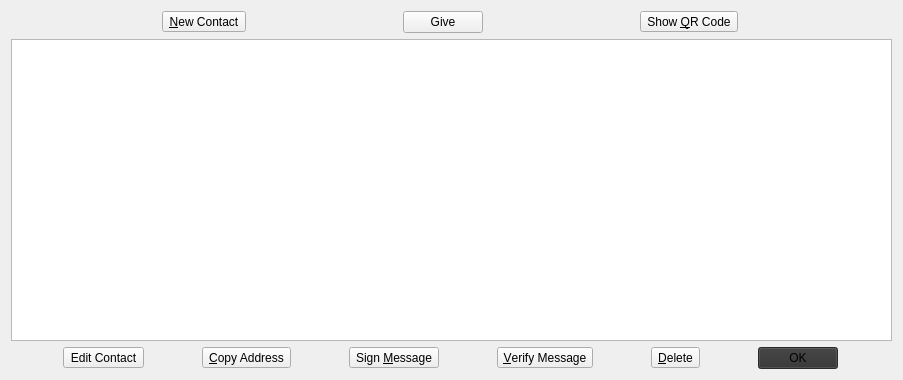
<?xml version="1.0" encoding="UTF-8"?>
<ui version="4.0">
 <class>ContactPage</class>
 <widget class="QWidget" name="ContactPage">
  <property name="geometry">
   <rect>
    <x>0</x>
    <y>0</y>
    <width>903</width>
    <height>380</height>
   </rect>
  </property>
  <property name="windowTitle">
   <string>Address Book</string>
  </property>
  <layout class="QVBoxLayout" name="verticalLayout">
   <item>
    <layout class="QHBoxLayout" name="horizontalLayout_2">
     <item>
      <widget class="QToolButton" name="newContactButton">
       <property name="toolTip">
        <string>Create a new address</string>
       </property>
       <property name="text">
        <string>&amp;New Contact</string>
       </property>
       <property name="icon">
        <iconset resource="../bitcoin.qrc">
         <normaloff>:/icons/add</normaloff>:/icons/add</iconset>
       </property>
       <property name="toolButtonStyle">
        <enum>Qt::ToolButtonTextOnly</enum>
       </property>
      </widget>
     </item>
     <item>
      <widget class="QPushButton" name="giveButton">
       <property name="sizePolicy">
        <sizepolicy hsizetype="Fixed" vsizetype="Fixed">
         <horstretch>0</horstretch>
         <verstretch>0</verstretch>
        </sizepolicy>
       </property>
       <property name="text">
        <string>Give</string>
       </property>
      </widget>
     </item>
     <item>
      <widget class="QToolButton" name="showQRCode">
       <property name="text">
        <string>Show &amp;QR Code</string>
       </property>
       <property name="icon">
        <iconset resource="../bitcoin.qrc">
         <normaloff>:/icons/qrcode</normaloff>:/icons/qrcode</iconset>
       </property>
       <property name="toolButtonStyle">
        <enum>Qt::ToolButtonTextOnly</enum>
       </property>
      </widget>
     </item>
    </layout>
   </item>
   <item>
    <widget class="QTableView" name="tableView">
     <property name="contextMenuPolicy">
      <enum>Qt::CustomContextMenu</enum>
     </property>
     <property name="toolTip">
      <string>RIght-click for options</string>
     </property>
     <property name="tabKeyNavigation">
      <bool>false</bool>
     </property>
     <property name="alternatingRowColors">
      <bool>true</bool>
     </property>
     <property name="selectionMode">
      <enum>QAbstractItemView::SingleSelection</enum>
     </property>
     <property name="selectionBehavior">
      <enum>QAbstractItemView::SelectRows</enum>
     </property>
     <property name="sortingEnabled">
      <bool>true</bool>
     </property>
     <attribute name="verticalHeaderVisible">
      <bool>false</bool>
     </attribute>
    </widget>
   </item>
   <item>
    <layout class="QHBoxLayout" name="horizontalLayout">
     <item>
      <widget class="QToolButton" name="editButton">
       <property name="text">
        <string>Edit Contact</string>
       </property>
      </widget>
     </item>
     <item>
      <widget class="QToolButton" name="copyToClipboard">
       <property name="toolTip">
        <string>Copy the currently selected address to the system clipboard</string>
       </property>
       <property name="text">
        <string>&amp;Copy Address</string>
       </property>
       <property name="icon">
        <iconset resource="../bitcoin.qrc">
         <normaloff>:/icons/editcopy</normaloff>:/icons/editcopy</iconset>
       </property>
       <property name="toolButtonStyle">
        <enum>Qt::ToolButtonTextOnly</enum>
       </property>
      </widget>
     </item>
     <item>
      <widget class="QToolButton" name="signMessage">
       <property name="minimumSize">
        <size>
         <width>0</width>
         <height>0</height>
        </size>
       </property>
       <property name="toolTip">
        <string>Sign a message to prove you own a 2GiveCoin address</string>
       </property>
       <property name="text">
        <string>Sign &amp;Message</string>
       </property>
       <property name="icon">
        <iconset resource="../bitcoin.qrc">
         <normaloff>:/icons/edit</normaloff>:/icons/edit</iconset>
       </property>
       <property name="toolButtonStyle">
        <enum>Qt::ToolButtonTextOnly</enum>
       </property>
      </widget>
     </item>
     <item>
      <widget class="QToolButton" name="verifyMessage">
       <property name="toolTip">
        <string>Verify a message to ensure it was signed with a specified 2GiveCoin address</string>
       </property>
       <property name="text">
        <string>&amp;Verify Message</string>
       </property>
       <property name="icon">
        <iconset resource="../bitcoin.qrc">
         <normaloff>:/icons/transaction_0</normaloff>:/icons/transaction_0</iconset>
       </property>
       <property name="toolButtonStyle">
        <enum>Qt::ToolButtonTextOnly</enum>
       </property>
      </widget>
     </item>
     <item>
      <widget class="QToolButton" name="deleteButton">
       <property name="toolTip">
        <string>Delete the currently selected address from the list</string>
       </property>
       <property name="text">
        <string>&amp;Delete</string>
       </property>
       <property name="icon">
        <iconset resource="../bitcoin.qrc">
         <normaloff>:/icons/remove</normaloff>:/icons/remove</iconset>
       </property>
       <property name="toolButtonStyle">
        <enum>Qt::ToolButtonTextOnly</enum>
       </property>
      </widget>
     </item>
     <item>
      <widget class="QDialogButtonBox" name="buttonBox">
       <property name="sizePolicy">
        <sizepolicy hsizetype="Maximum" vsizetype="Fixed">
         <horstretch>0</horstretch>
         <verstretch>0</verstretch>
        </sizepolicy>
       </property>
       <property name="minimumSize">
        <size>
         <width>0</width>
         <height>0</height>
        </size>
       </property>
       <property name="palette">
        <palette>
         <active>
          <colorrole role="Button">
           <brush brushstyle="SolidPattern">
            <color alpha="255">
             <red>51</red>
             <green>51</green>
             <blue>51</blue>
            </color>
           </brush>
          </colorrole>
          <colorrole role="Highlight">
           <brush brushstyle="SolidPattern">
            <color alpha="255">
             <red>51</red>
             <green>51</green>
             <blue>51</blue>
            </color>
           </brush>
          </colorrole>
         </active>
         <inactive>
          <colorrole role="Button">
           <brush brushstyle="SolidPattern">
            <color alpha="255">
             <red>51</red>
             <green>51</green>
             <blue>51</blue>
            </color>
           </brush>
          </colorrole>
          <colorrole role="Highlight">
           <brush brushstyle="SolidPattern">
            <color alpha="255">
             <red>51</red>
             <green>51</green>
             <blue>51</blue>
            </color>
           </brush>
          </colorrole>
         </inactive>
         <disabled>
          <colorrole role="Button">
           <brush brushstyle="SolidPattern">
            <color alpha="255">
             <red>242</red>
             <green>241</green>
             <blue>240</blue>
            </color>
           </brush>
          </colorrole>
          <colorrole role="Highlight">
           <brush brushstyle="SolidPattern">
            <color alpha="255">
             <red>240</red>
             <green>240</green>
             <blue>240</blue>
            </color>
           </brush>
          </colorrole>
         </disabled>
        </palette>
       </property>
       <property name="standardButtons">
        <set>QDialogButtonBox::Ok</set>
       </property>
      </widget>
     </item>
    </layout>
   </item>
  </layout>
 </widget>
 <resources>
  <include location="../bitcoin.qrc"/>
 </resources>
 <connections/>
</ui>
